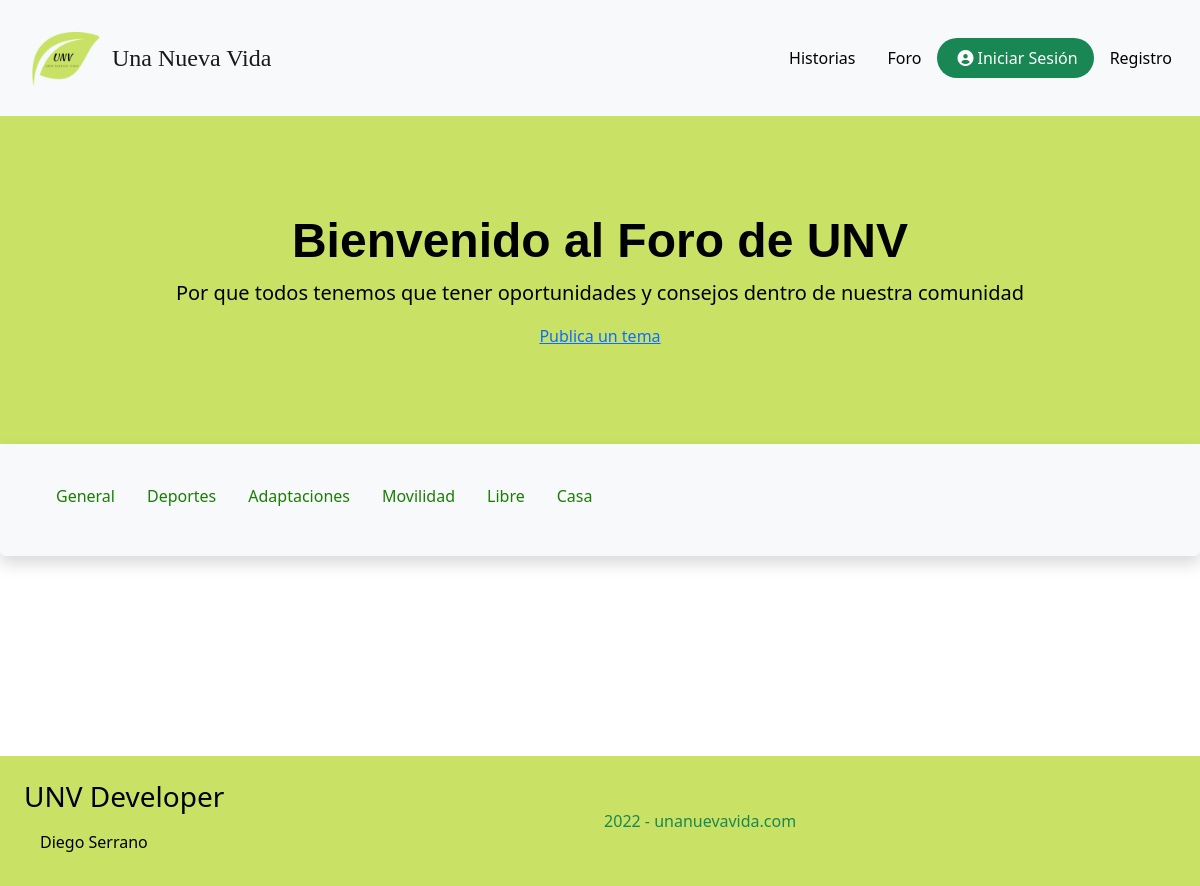
/web/index.php?ctl=listarForo, run on the app's committed database.
### tables this page shows
CREATE TABLE `categorias_foro` (
  `id_categoria` int(8) NOT NULL,
  `nombre_categoria` varchar(255) NOT NULL,
  `descripcion_categoria` varchar(255) NOT NULL
);

### app/controladores/cForo.php (called while the page is built, shortened)
<?php
class cForo {
    public function listarForo() {
        try {
            $foros = new Foro();
            $categorias = $foros->listarCategorias();
        } catch (Exception $e) {
            error_log($e->getMessage() . microtime() . PHP_EOL, 3, "logExceptio.txt");
            header('Location: index.php?ctl=error');
        } catch (Error $e) {
            error_log($e->getMessage() . microtime() . PHP_EOL, 3, "logError.txt");
            header('Location: index.php?ctl=error');
        }
        require __DIR__ . './../vistas/vListaForo.php';
    }
}
?>

### app/modelos/Model.php (called while the page is built, shortened)
<?php
class Model extends PDO {
    public function __construct()
    {
            $this->conexion = new PDO('mysql:host=' . Config::$mvc_bd_hostname . ';dbname=' . Config::$mvc_bd_nombre . '', Config::$mvc_bd_usuario, Config::$mvc_bd_clave);
    }
}
?>

### app/modelos/classForo.php (called while the page is built, shortened)
<?php
class Foro extends Model {
    public function listarCategorias() {
        $consulta = "SELECT * FROM `categorias_foro`";
        $result = $this->conexion->query($consulta);
        return $result->fetchAll();
    }
}
?>

### app/vistas/vListaForo.php (the view, shortened to what this page needs)
<div class="jumbotrons jumbotron p-5 text-black" style="width:100%; background-color:#c9e265;">
         <div class="container-fluid py-5">
            <div class="container">
               <h1 class="display-5 fw-bold text-center">Bienvenido al Foro de UNV</h1>
               <p class="col-md-12 fs-5 text-center">Por que todos tenemos que tener oportunidades y consejos dentro de nuestra comunidad</p>
			   <div class="d-flex justify-content-center">
			   		<a href="index.php?ctl=crearTemaForo" id="">Publica un tema</a>
			   </div>
            </div>
         </div>
      </div>
<div class="row justify-content-center" style="--bs-gutter-x:0;">
		<div class="col-12 col-md-12 bg-light border-2 border-dark rounded-3 shadow pt-3 pb-4 px-4 extraContainer">
			<ul class="nav nav-pills m-3" id="pills-tab" role="tablist">
				<?php foreach ($categorias as $a) { ?>
				<li class="nav-item" role="presentation">
					<button class="nav-link" id="pills-<?php echo $a['nombre_categoria'];?>-tab"
						data-bs-toggle="pill" data-bs-target="#pills-<?php echo $a['nombre_categoria'];?>"
						type="button" role="tab" aria-controls="pills-<?php echo $a['nombre_categoria'];?>"
						aria-selected="false"><?php echo $a['nombre_categoria'];?>
					</button>
				</li>
				<?php }?>
			</ul>
		</div>
	</div>
<?php include __DIR__ . './layout.php' ?>

### web/css/style.css (style rules this page uses)
* { -webkit-box-sizing: border-box; box-sizing: border-box; margin: 0; padding: 0; }
h1 { font-family: 'Orbitron', sans-serif; text-align: center; }
.extraContainer { width: 100%; min-width: 300px; color: black; }
@media ( min-width : 992px) { .extraContainer { width: 100%; min-width: 300px; margin-bottom: 0%; } }
.nav-pills .nav-link { color: #1a7e05; }

### data on the page
categorias_foro: nombre_categoria "General"
categorias_foro: nombre_categoria "Deportes"
categorias_foro: nombre_categoria "Adaptaciones"
categorias_foro: nombre_categoria "Movilidad"
categorias_foro: nombre_categoria "Libre"
categorias_foro: nombre_categoria "Casa"
